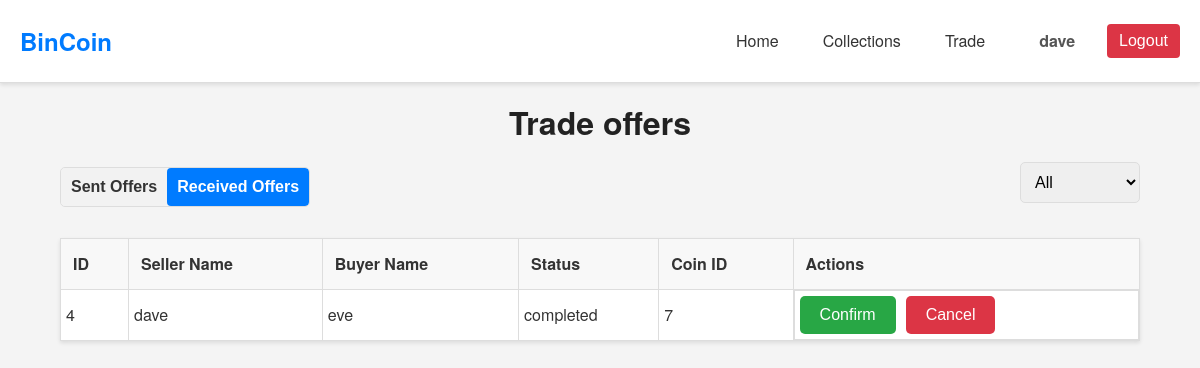
Page /php/trade.php?view=received (signed in) on the committed database.
### tables this page shows
CREATE TABLE `trade` (
    `id` INT AUTO_INCREMENT PRIMARY KEY,
    `seller_name` VARCHAR(255) NOT NULL,
    `buyer_name` VARCHAR(255) NOT NULL,
    `status` VARCHAR(255) NOT NULL,
    `coin_id` INT NOT NULL,
    FOREIGN KEY (`seller_name`) REFERENCES `user`(`name`) ON DELETE CASCADE,
    FOREIGN KEY (`buyer_name`) REFERENCES `user`(`name`) ON DELETE CASCADE,
    FOREIGN KEY (`coin_id`) REFERENCES `coin`(`id`) ON DELETE CASCADE
);

### php/trade.php (called while the page is built, shortened)
<?php
$host = "mysql:host=" . SERVERNAME;
$dbname = ";dbname=" . DBNAME;
try {
	$pdo = new PDO("$host$dbname", USERNAME, PASSWORD);
	$pdo->setAttribute(PDO::ATTR_ERRMODE, PDO::ERRMODE_EXCEPTION);
} catch (PDOException $e) {
	die("Connection failed: " . $e->getMessage());
}
$view_type = $_GET['view'] ?? 'sent';
$current_user = $_SESSION['username'];
$query = "SELECT * FROM trade";
$params = [];
if ($view_type === 'received') {
	$query .= " WHERE seller_name = ?";
	$params[] = $current_user;
} else {
	$query .= " WHERE buyer_name = ?";
	$params[] = $current_user;
}
$stmt = $pdo->prepare($query);
$stmt->execute($params);
$trades = $stmt->fetchAll(PDO::FETCH_ASSOC);
include "../components/trade_page.php";
?>

### components/trade_page.php (the view, shortened to what this page needs)
<!DOCTYPE html>
<html lang="en">
<head>
	<link rel="stylesheet" href="../css/trade.css">
	<link rel="stylesheet" href="../css/theme.css">
</head>
<body>
	<?php include '../components/header.php'; ?>
	<div class="container">
		<h1>Trade offers</h1>
		<div class="actions">
			<div class="toggle">
				<a href="?view=sent">
					<button class="<?= $view_type === 'sent' ? 'active' : '' ?>">Sent Offers</button>
				</a>
				<a href="?view=received">
					<button class="<?= $view_type === 'received' ? 'active' : '' ?>">Received Offers</button>
				</a>
			</div>
			<form method="GET" class="filter-form" onchange="this.submit();">
				<select name="status">
					<option value="">All</option>
				</select>
			</form>
		</div>
		<table>
			<thead>
				<tr>
					<th>ID</th>
					<th>Seller Name</th>
					<th>Buyer Name</th>
					<th>Status</th>
					<th>Coin ID</th>
					<?php if ($view_type === 'received'): ?>
						<th>Actions</th>
					<?php endif; ?>
				</tr>
			</thead>
			<tbody>
				<?php foreach ($trades as $trade): ?>
				<tr class="<?= $view_type === 'received' ? 'narrow' : '' ?>">
					<td><?= htmlspecialchars($trade['id']) ?></td>
					<td><?= htmlspecialchars($trade['seller_name']) ?></td>
					<td><?= htmlspecialchars($trade['buyer_name']) ?></td>
					<td><?= htmlspecialchars($trade['status']) ?></td>
					<td><?= htmlspecialchars($trade['coin_id']) ?></td>
					<?php if ($view_type === 'received'): ?>
						<td class="action-buttons">
							<a href="#" onclick="openCollectionPopup(<?= htmlspecialchars($trade['id']) ?>, <?= htmlspecialchars($trade['coin_id']) ?>)">
								<button class="confirm">Confirm</button>
							</a>
							<a href="?action=cancel&id=<?= htmlspecialchars($trade['id']) ?>">
								<button class="cancel">Cancel</button>
							</a>
						</td>
					<?php endif; ?>
				</tr>
				<?php endforeach; ?>
			</tbody>
		</table>
	</div>
</body>
</html>

### css/trade.css (style rules this page uses)
body { font-family: Arial, sans-serif; margin: 0; padding: 0; background-color: #f9f9f9; }
.container { width: 80%; margin: 20px auto; }
h1 { text-align: center; }
.actions { display: flex; justify-content: space-between; margin-bottom: 20px; align-items: center; }
.toggle { display: flex; border: 1px solid #ddd; border-radius: 5px; overflow: hidden; }
.toggle button { flex: 1; padding: 10px; border: none; cursor: pointer; background-color: #f2f2f2; color: #333; font-weight: bold; transition: background-color 0.3s; }
.toggle button.active { background-color: #007bff; color: white; }
.filter-form { display: flex; gap: 10px; }
.filter-form select { padding: 10px; border: 1px solid #dddddd; border-radius: 5px; cursor: pointer; }
table { width: 100%; border-collapse: collapse; margin-top: 20px; background-color: #ffffff; box-shadow: 0 2px 4px rgba(0, 0, 0, 0.1); }
table, th, td { border: 1px solid #dddddd; }
th, td { padding: 10px; text-align: left; }
th { background-color: #f2f2f2; }
select { width: 100%; padding: 10px; margin-top: 5px; border: 1px solid #dddddd; border-radius: 5px; }
button { background-color: #007bff; color: white; cursor: pointer; }
.narrow td { padding: 5px; }
.action-buttons { display: flex; gap: 10px; }
.action-buttons button { flex: 1; border-radius: 5px; cursor: pointer; transition: background-color 0.3s; }
.action-buttons .confirm { background-color: #28a745; color: white; border: none; }
.action-buttons .cancel { background-color: #dc3545; color: white; border: none; }

### css/theme.css (style rules this page uses)
* { margin: 0; padding: 0; box-sizing: border-box; }
html { font-size: 16px; }
body { font-family: 'Helvetica Neue', Arial, sans-serif; line-height: 1.6; color: #333; background-color: #f4f4f4; }
h1, h2, h3, h4, h5, h6 { color: #222; margin-bottom: 1rem; line-height: 1.2; }
a { color: #007BFF; text-decoration: none; transition: color 0.3s ease; }
.container { width: 90%; max-width: 1200px; margin: 0 auto; padding: 20px 0; }
button, .btn { display: inline-block; background-color: #007BFF; color: #ffffff; padding: 10px 20px; border: none; border-radius: 4px; cursor: pointer; font-size: 1rem; transition: background-color 0.3s ease; text-decoration: none; text-align: center; }
form { display: flex; flex-direction: column; }
form input[type="text"], form input[type="email"], form input[type="password"], form textarea, form select { padding: 10px; margin-bottom: 15px; border: 1px solid #ccc; border-radius: 4px; font-size: 1rem; width: 100%; }
table { width: 100%; border-collapse: collapse; margin-bottom: 20px; }
table th, table td { padding: 12px; border: 1px solid #ddd; text-align: left; }
table th { background-color: #f8f8f8; }

### rows in the picture
trade: id "4", seller_name "dave", buyer_name "eve", status "completed", coin "7"

### other values in the picture
$_SESSION['username'] "dave"
